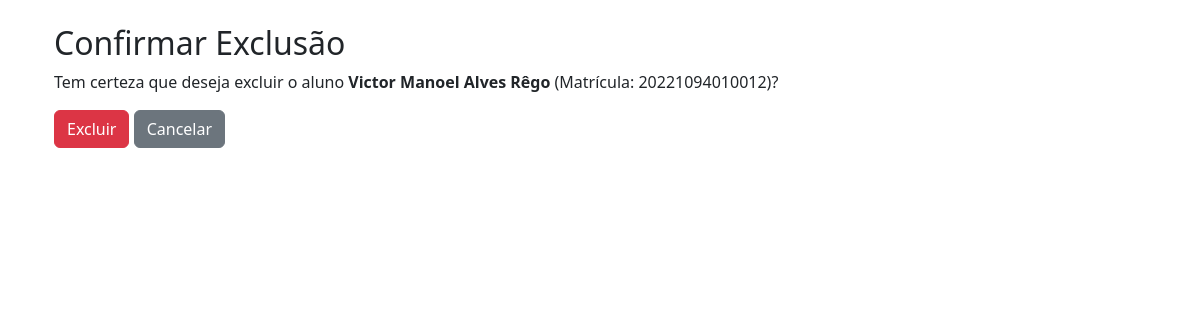
/excluir/1/, run on the app's committed database.
### alunos/models.py (models this page shows, shortened)
class Aluno(models.Model):
    nome_completo = models.CharField(max_length=150)
    cpf = models.CharField(max_length=14, unique=True)
    rg = models.CharField(max_length=20, blank=True, null=True)
    data_nascimento = models.DateField()
    sexo = models.CharField(
        max_length=10,
        choices=[("M", "Masculino"), ("F", "Feminino"), ("O", "Outro")]
    )
    email = models.EmailField(unique=True)
    telefone = models.CharField(max_length=15)
    telefone_emergencia = models.CharField(max_length=15, blank=True, null=True)
    cep = models.CharField(max_length=9)
    endereco = models.CharField(max_length=150)
    numero = models.CharField(max_length=10)
    complemento = models.CharField(max_length=50, blank=True, null=True)
    bairro = models.CharField(max_length=100)
    cidade = models.CharField(max_length=100)
    uf = models.CharField(max_length=2)
    numero_matricula = models.CharField(max_length=20, unique=True)
    curso = models.CharField(max_length=100)
    serie_ano = models.CharField(max_length=20)
    turno = models.CharField(
        max_length=20,
        choices=[
            ("Manhã", "Manhã"),
            ("Tarde", "Tarde"),
            ("Noite", "Noite"),
            ("Integral", "Integral"),
        ]
    )
    status = models.CharField(
        max_length=10,
        choices=[("Ativo", "Ativo"), ("Inativo", "Inativo")],
        default="Ativo"
    )
    observacoes = models.TextField(blank=True, null=True)

### alunos/views.py (the view)
# urls.py: path('excluir/<int:id>/', views.excluir_aluno, name='excluir_aluno'),
def excluir_aluno(request, id):
    aluno = get_object_or_404(Aluno, id=id)
    if request.method == 'POST':
        aluno.delete()
        return redirect('listar_alunos')
    return render(request, 'alunos/confirmar_exclusao.html', {'aluno': aluno})

### alunos/templates/alunos/confirmar_exclusao.html (shortened to what this page needs)
<!DOCTYPE html>
<html lang="pt-BR">
<head>
    <link href="https://cdn.jsdelivr.net/npm/bootstrap@5.3.0/dist/css/bootstrap.min.css" rel="stylesheet">
</head>
<body class="container p-4">
<h2>Confirmar Exclusão</h2>
<p>Tem certeza que deseja excluir o aluno <b>{{ aluno.nome_completo }}</b> (Matrícula: {{ aluno.numero_matricula }})?</p>
<form method="post">
    <button type="submit" class="btn btn-danger">Excluir</button>
    <a href="{% url 'listar_alunos' %}" class="btn btn-secondary">Cancelar</a>
</form>
</body>
</html>

### data on the page
Aluno: nome_completo "Victor Manoel Alves Rêgo", numero_matricula "20221094010012"
